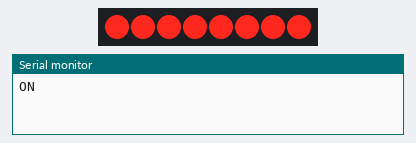
Simulated run of this sketch. Board: ESP8266 (NodeMCU). Parts: 8 shift-register outputs drawn as a row of LEDs (first output left, lit = HIGH), the last lines printed to the serial monitor. Wiring (inferred from the names in the program): shift register (74HC595): data D1; shift clock D2; latch D3. Wiring (inferred from the signals the program sends): row of LEDs: on Q0, Q1, Q2, Q3, Q4, Q5, Q6, Q7.

Above: at 1.0 s.
At 3.0 s:
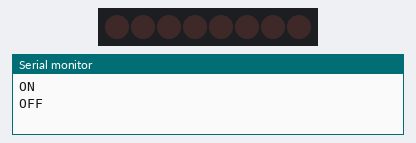
Timing chart, 0 to 5.2 s (numbered marks = the images above):
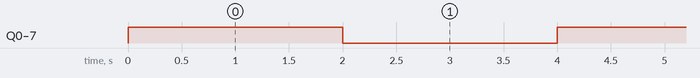

Measured:
- by itself, Q0–7: alternates HIGH for 2.0 s and LOW for 2.0 s

The sketch:

Test_Relay.ino
```cpp
#include <SPI.h>

int latchPin = D3; // 12 ST_CP storage resister clock input
int clockPin = D2; // 11 SC_CP Shift register clock input
int dataPin = D1; //14 Serial data input

void setup() {
  // put your setup code here, to run once:
  Serial.begin(115200);
  //////IC 74HC595N////////////
  pinMode(latchPin, OUTPUT);
  pinMode(clockPin, OUTPUT);
  pinMode(dataPin, OUTPUT);
  ////////////////////////////
}

void loop() {
  // put your main code here, to run repeatedly:
  Serial.println("ON");
  digitalWrite(latchPin, LOW);
  shiftOut(dataPin, clockPin, MSBFIRST, 0b11111111);
  digitalWrite(latchPin, HIGH);
  delay(2000);
  Serial.println("OFF");
  digitalWrite(latchPin, LOW);
  shiftOut(dataPin, clockPin, MSBFIRST, 0b0000000);
  digitalWrite(latchPin, HIGH);
  delay(2000);

}
```
